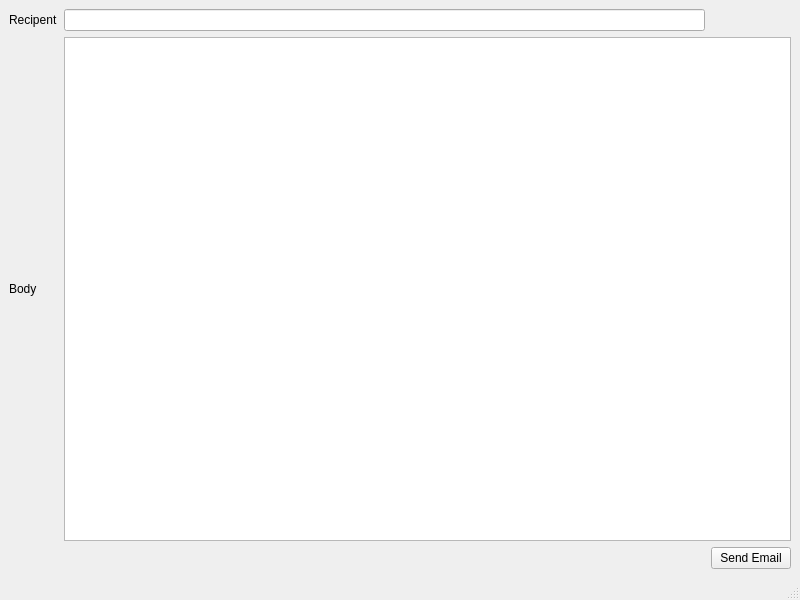
<?xml version="1.0" encoding="UTF-8"?>
<ui version="4.0">
 <class>MainWindow</class>
 <widget class="QMainWindow" name="MainWindow">
  <property name="geometry">
   <rect>
    <x>0</x>
    <y>0</y>
    <width>800</width>
    <height>600</height>
   </rect>
  </property>
  <property name="windowTitle">
   <string>MainWindow</string>
  </property>
  <widget class="QWidget" name="centralwidget">
   <layout class="QGridLayout" name="gridLayout">
    <item row="0" column="0">
     <widget class="QLabel" name="label">
      <property name="text">
       <string>Recipent</string>
      </property>
     </widget>
    </item>
    <item row="0" column="1">
     <widget class="QLineEdit" name="lineEdit"/>
    </item>
    <item row="1" column="0">
     <widget class="QLabel" name="label_2">
      <property name="text">
       <string>Body</string>
      </property>
     </widget>
    </item>
    <item row="1" column="1" colspan="2">
     <widget class="QTextEdit" name="textEdit"/>
    </item>
    <item row="2" column="2">
     <widget class="QPushButton" name="pushButton">
      <property name="text">
       <string>Send Email</string>
      </property>
     </widget>
    </item>
   </layout>
  </widget>
  <widget class="QMenuBar" name="menubar">
   <property name="geometry">
    <rect>
     <x>0</x>
     <y>0</y>
     <width>800</width>
     <height>30</height>
    </rect>
   </property>
  </widget>
  <widget class="QStatusBar" name="statusbar"/>
 </widget>
 <resources/>
 <connections/>
</ui>
